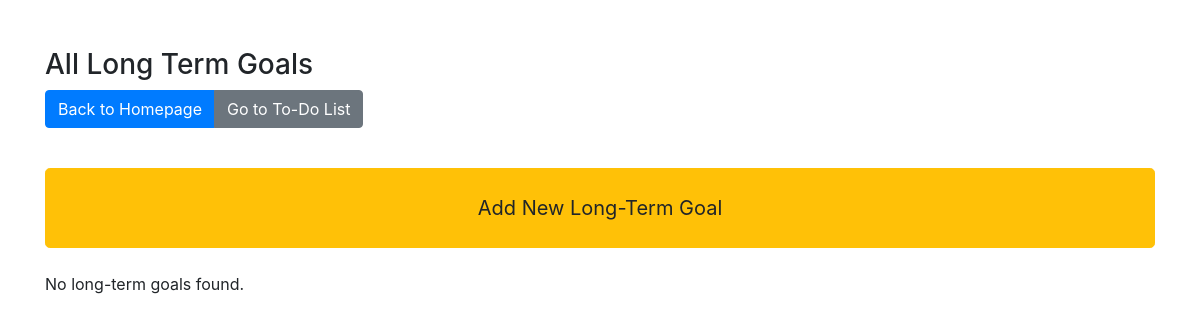
Before: /todo/goals/ with the older database file.
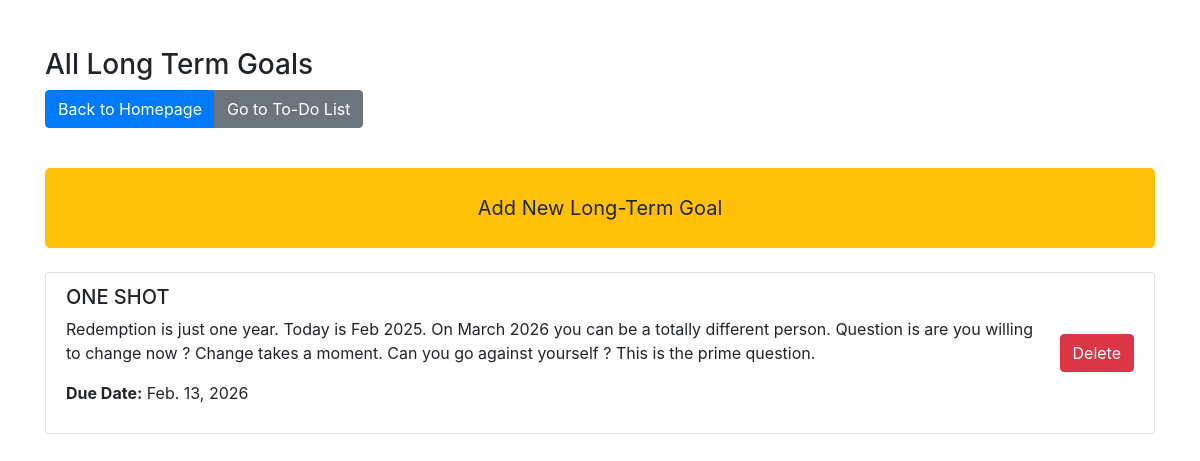
After: the same page with the newer database file.
### todoapp/models.py (models this page shows, shortened)
class LongTermGoal(models.Model):
    title = models.CharField(max_length=200)
    description = models.TextField(blank=True, null=True)
    due_date = models.DateField()
    completed = models.BooleanField(default=False)
    PRIORITY_CHOICES = [
        ('high', 'Urgent and Important'),
        ('medium', 'Not Urgent but Important'),
        ('low', 'Urgent but Not Important'),
        ('lowest', 'Not Urgent and Not Important')
    ]
    priority = models.CharField(max_length=10, choices=PRIORITY_CHOICES, default='low')

### todoapp/views.py (the view)
# urls.py: path('goals/', views.view_all_long_term_goals, name='view_all_long_term_goals'), # All goals
def view_all_long_term_goals(request):
    todos = Todo.objects.all()
    long_term_goals = LongTermGoal.objects.all()
    return render(request, 'todoapp/view_all_long_term_goals.html', {'long_term_goals': long_term_goals})

### todoproject/templates/todoapp/view_all_long_term_goals.html (shortened to what this page needs)
<!DOCTYPE html>
<html lang="en">
<head>
    <link rel="stylesheet" href="https://stackpath.bootstrapcdn.com/bootstrap/4.5.2/css/bootstrap.min.css">
</head>
<body>
<div class="container mt-5">
    <h3>All Long Term Goals</h3>
    <div class="btn-group mb-3" role="group">
        <a href="/" class="btn btn-primary">Back to Homepage</a>
        <a href="{% url 'todo_list' %}" class="btn btn-secondary">Go to To-Do List</a>
    </div>
    <div class="mt-4 mb-4">
        <a href="{% url 'add_long_term_goal' %}" class="btn btn-warning btn-lg w-100 py-4">Add New Long-Term Goal</a>
    </div>
    {% if long_term_goals %}
        <div class="list-group">
            {% for goal in long_term_goals %}
                <div class="list-group-item d-flex justify-content-between align-items-center">
                    <div>
                        <h5>{{ goal.title }}</h5>
                        <p>{{ goal.description }}</p>
                        <p><strong>Due Date:</strong> {{ goal.due_date }}</p>
                    </div>
                    <form action="{% url 'delete_long_term_goal' goal.id %}" method="POST" class="ml-3">
                        <button type="submit" class="btn btn-danger">Delete</button>
                    </form>
                </div>
            {% endfor %}
        </div>
    {% else %}
        <p>No long-term goals found.</p>
    {% endif %}
</div>
</body>
</html>

Changed rows visible on the page:
added LongTermGoal: title "ONE SHOT", description "Redemption is just one year. Today is Feb 2025. On March 2026 you can be a totally different person. Question is are you willing to change now ? Change takes a moment. Can you go against yourself ? This is the prime question.", due_date "Feb. 13, 2026"
Other visible differences:
text no longer shown: "No long-term goals found."
